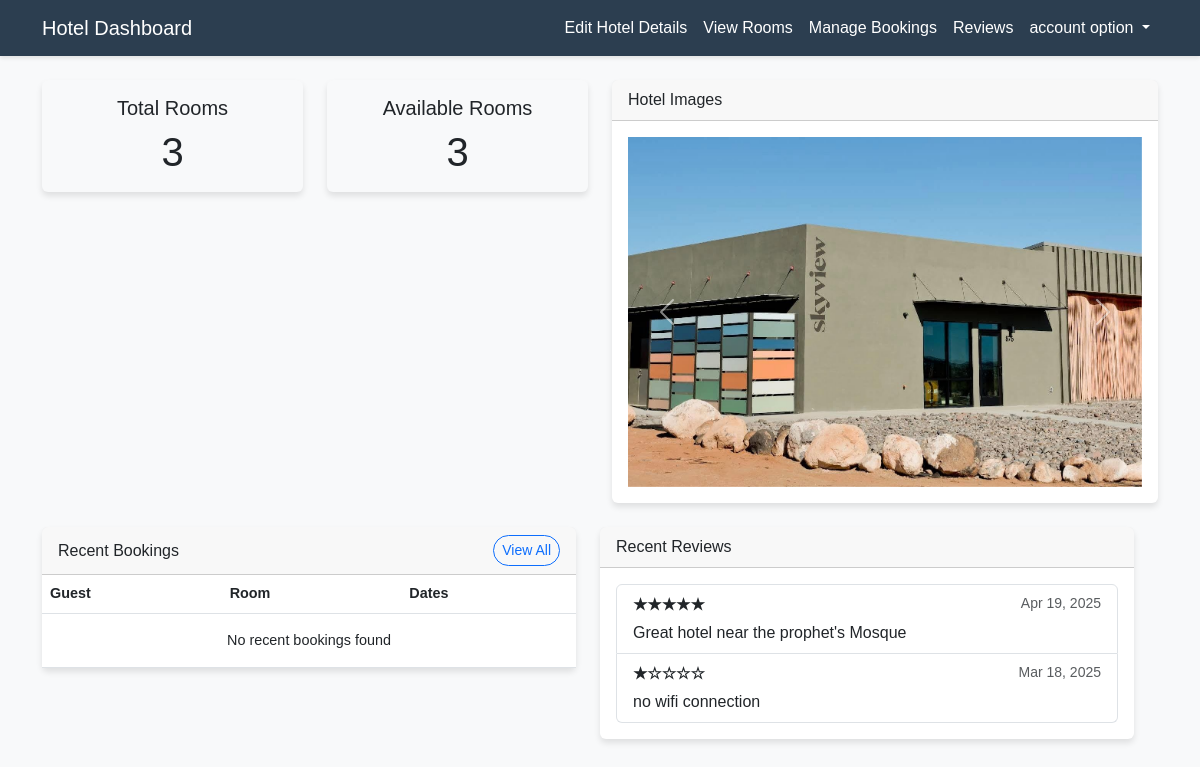
/hotel/hotel_home.php (signed in), run on the app's committed database.
### tables this page shows
CREATE TABLE `hotel_images` (
  `id` int(11) NOT NULL,
  `hotel_id` int(11) NOT NULL,
  `image_path` varchar(255) NOT NULL
);

CREATE TABLE `reviews` (
  `id` int(11) NOT NULL,
  `hotel_id` int(11) NOT NULL,
  `user_id` int(11) NOT NULL,
  `rating` int(11) NOT NULL,
  `comment` text DEFAULT NULL,
  `created_at` timestamp NOT NULL DEFAULT current_timestamp()
);

### hotel/hotel_home.php (the view, shortened to what this page needs)
<?php
include '../db.php';
$stmt = $pdo->prepare("SELECT * FROM hotels WHERE user_id = :user_id");
$stmt->execute(['user_id' => $_SESSION['user_id']]);
$hotel = $stmt->fetch();
$hotel_id = $hotel['id'];
$stmt_images = $pdo->prepare("SELECT * FROM hotel_images WHERE hotel_id = :hotel_id");
$stmt_images->execute(['hotel_id' => $hotel_id]);
$images = $stmt_images->fetchAll();
$stmt_rooms = $pdo->prepare("SELECT COUNT(*) AS total_rooms FROM rooms WHERE hotel_id = :hotel_id");
$stmt_rooms->execute(['hotel_id' => $hotel_id]);
$total_rooms = $stmt_rooms->fetch()['total_rooms'];
$stmt_available_rooms = $pdo->prepare("SELECT COUNT(*) AS available_rooms FROM rooms WHERE hotel_id = :hotel_id AND status = 'available'");
$stmt_available_rooms->execute(['hotel_id' => $hotel_id]);
$available_rooms = $stmt_available_rooms->fetch()['available_rooms'];
$stmt_recent_bookings = $pdo->prepare("
    SELECT b.id, b.check_in_date, b.check_out_date, b.status,
           r.room_type, r.price,
           u.name as guest_name
    FROM bookings b
    JOIN rooms r ON b.room_id = r.id
    JOIN users u ON b.user_id = u.id
    WHERE b.hotel_id = :hotel_id
    ORDER BY b.created_at DESC
    LIMIT 5
");
$stmt_recent_bookings->execute(['hotel_id' => $hotel_id]);
$recent_bookings = $stmt_recent_bookings->fetchAll();
$stmt_recent_reviews = $pdo->prepare("SELECT * FROM reviews WHERE hotel_id = :hotel_id ORDER BY created_at DESC LIMIT 5");
$stmt_recent_reviews->execute(['hotel_id' => $hotel_id]);
$recent_reviews = $stmt_recent_reviews->fetchAll();
?>
<!DOCTYPE html>
<html lang="en">
<head>
  <link href="https://cdn.jsdelivr.net/npm/bootstrap@5.3.0-alpha1/dist/css/bootstrap.min.css" rel="stylesheet">
  <link href="../style/style.css?v=<?= time() ?>" rel="stylesheet">
</head>
<body>
  <?php include 'hotel_navbar.php'; ?>
  <div class="container mt-3">
    <div class="row mt-4">
      <div class="col-md-3">
        <div class="card text-center bg-light">
          <div class="card-body">
            <h5 class="card-title">Total Rooms</h5>
            <p class="card-text display-6"><?php echo $total_rooms; ?></p>
          </div>
        </div>
      </div>
      <div class="col-md-3">
        <div class="card text-center bg-light">
          <div class="card-body">
            <h5 class="card-title">Available Rooms</h5>
            <p class="card-text display-6"><?php echo $available_rooms; ?></p>
          </div>
        </div>
      </div>
      <div class="col-md-6">
        <div class="card">
          <div class="card-header">Hotel Images</div>
          <div class="card-body">
            <div id="hotelImagesCarousel" class="carousel slide" data-bs-ride="carousel">
              <div class="carousel-inner">
                <?php if ($images): ?>
                  <?php $first = true; ?>
                  <?php foreach ($images as $image): ?>
                    <div class="carousel-item <?php echo $first ? 'active' : ''; ?>">
                      <img src="../hotel/<?php echo htmlspecialchars($image['image_path']); ?>" alt="Hotel Image" class="d-block w-100" style="height:350px; object-fit: cover;">
                    </div>
                    <?php $first = false; ?>
                  <?php endforeach; ?>
                <?php else: ?>
                  <p>No images available</p>
                <?php endif; ?>
              </div>
              <button class="carousel-control-prev" type="button" data-bs-target="#hotelImagesCarousel" data-bs-slide="prev">
                <span class="carousel-control-prev-icon" aria-hidden="true"></span>
              </button>
              <button class="carousel-control-next" type="button" data-bs-target="#hotelImagesCarousel" data-bs-slide="next">
                <span class="carousel-control-next-icon" aria-hidden="true"></span>
              </button>
            </div>
          </div>
        </div>
      </div>
      <div class="row mt-4">
        <div class="col-md-6">
          <div class="card">
            <div class="card-header d-flex justify-content-between align-items-center">
              <span>Recent Bookings</span>
              <a href="hotel_bookings.php?id=<?php echo $hotel_id; ?>" class="btn btn-sm btn-outline-primary">View All</a>
            </div>
            <div class="card-body p-0">
              <div class="table-responsive">
                <table class="table table-hover booking-table mb-0">
                  <thead>
                    <tr>
                      <th>Guest</th>
                      <th>Room</th>
                      <th>Dates</th>
                    </tr>
                  </thead>
                  <tbody>
                    <?php if (count($recent_bookings) > 0): ?>
                      <?php foreach ($recent_bookings as $booking): ?>
                        <tr>
                          <td><?php echo htmlspecialchars($booking['guest_name']); ?></td>
                          <td><?php echo htmlspecialchars($booking['room_type']); ?></td>
                          <td>
                            <small>
                              <?php echo date('M j', strtotime($booking['check_in_date'])); ?> -
                              <?php echo date('M j', strtotime($booking['check_out_date'])); ?>
                            </small>
                          </td>
                          <td>
                            </span>
                          </td>
                        </tr>
                      <?php endforeach; ?>
                    <?php else: ?>
                      <tr>
                        <td colspan="5" class="text-center py-3">No recent bookings found</td>
                      </tr>
                    <?php endif; ?>
                  </tbody>
                </table>
              </div>
            </div>
          </div>
        </div>
        <div class="col-md-6">
          <div class="card">
            <div class="card-header">Recent Reviews</div>
            <div class="card-body">
              <?php if (count($recent_reviews) > 0): ?>
                <div class="list-group">
                  <?php foreach ($recent_reviews as $review): ?>
                    <div class="list-group-item">
                      <div class="d-flex justify-content-between">
                        <strong><?php echo str_repeat('★', $review['rating']) . str_repeat('☆', 5 - $review['rating']); ?></strong>
                        <small class="text-muted"><?php echo date('M j, Y', strtotime($review['created_at'])); ?></small>
                      </div>
                      <p class="mb-0 mt-1"><?php echo htmlspecialchars($review['comment']); ?></p>
                    </div>
                  <?php endforeach; ?>
                </div>
              <?php else: ?>
                <p class="text-muted">No reviews yet</p>
              <?php endif; ?>
            </div>
          </div>
        </div>
      </div>
    </div>
  </div>
</body>
</html>

### style/style.css (style rules this page uses)
.card-body { flex: 1 1 auto; padding: var(--bs-card-spacer-y) var(--bs-card-spacer-x); color: var(--bs-card-color); ; }
body { background-color: #f8f9fa; color: #343a40; font-family: Arial, sans-serif; }
.card { box-shadow: 0 4px 6px rgba(0, 0, 0, 0.1); border: none; }
.btn { border-radius: 25px; }

### hotel/hotel_home.php (style rules this page uses)
.booking-table { font-size: 0.9rem; }
.booking-table th { white-space: nowrap; }

### data on the page
hotel_images: image_path (picture)
reviews: rating "★★★★★", created_at "Apr 19, 2025", comment "Great hotel near the prophet's Mosque"
reviews: rating "★", rating "☆☆☆☆", created_at "Mar 18, 2025", comment "no wifi connection"

### other printed values
$hotel_name "account option"
$total_rooms "3"
$available_rooms "3"
